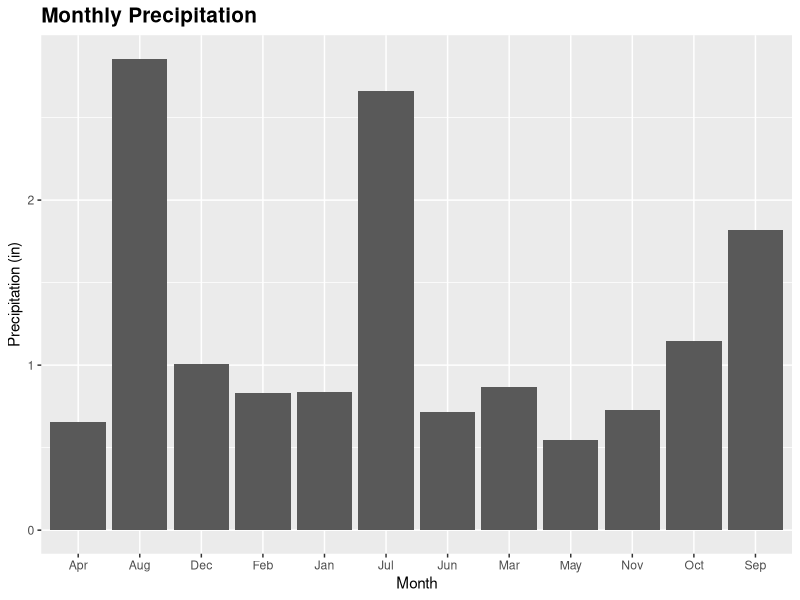
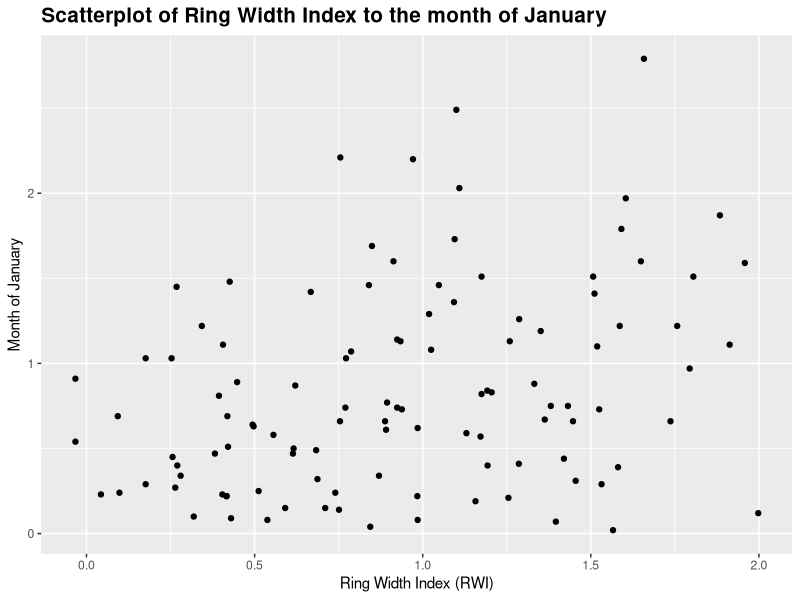
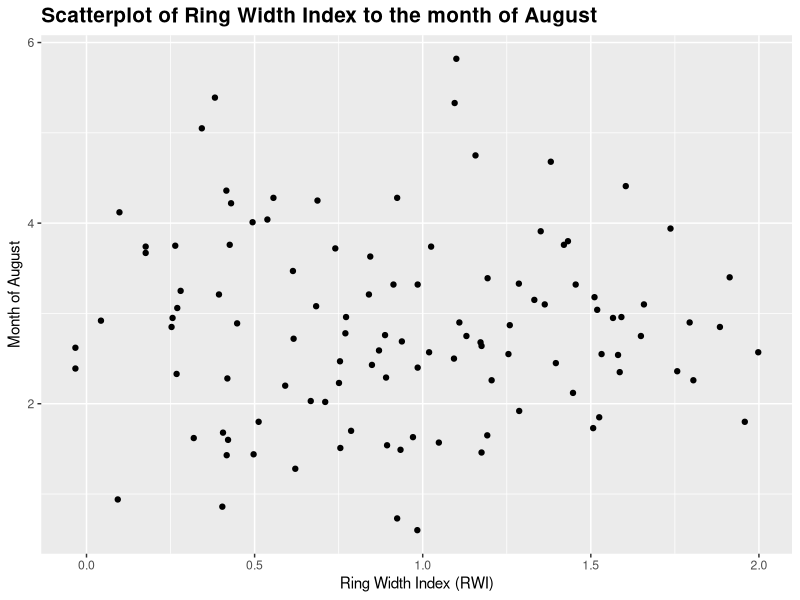
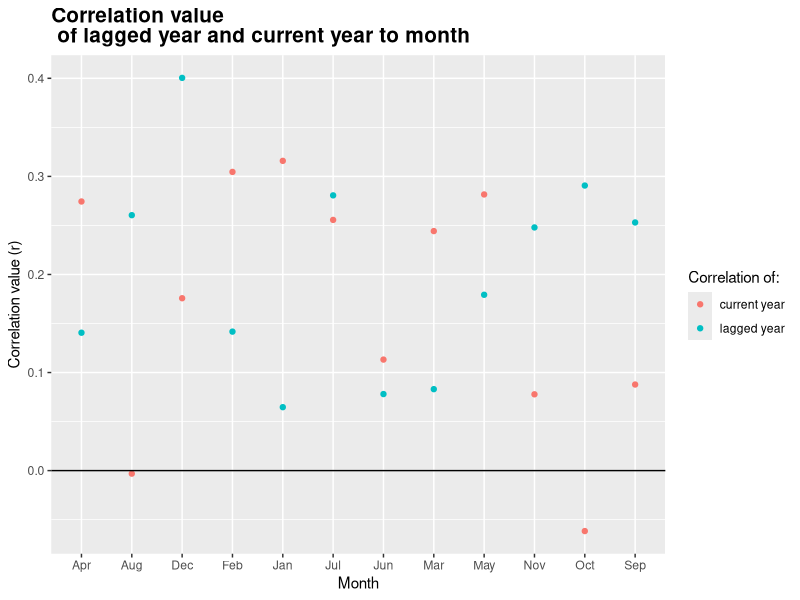

Reproduce these figures in R, in order.
## ---- chunk 1
setwd("~/GEOG415/klandolt/homework2")
library(ggplot2)
library(dplyr)
library(tidyr)
library(magrittr)
precip <- read.csv('data/precip.csv')
rwi <- read.csv('data/rwi.csv')
## ---- chunk 2
temp.data <- gather(data=precip, key=month, value=precip, -year)
temp.data$precip[temp.data$precip<0]<- NA
tidy.precip <- arrange(temp.data, year, month)
temp.data <- mutate(tidy.precip, date.str = paste(year, month, '01'))
temp.data <- mutate(temp.data, date=as.Date(date.str, '%Y %B %d'))
temp.data <- group_by(tidy.precip, month)
temp.data <- summarize(temp.data, precip=mean(precip, na.rm=TRUE))
ggplot(temp.data, aes(month, precip)) + geom_bar(stat='identity') + labs(y='Precipitation (in)', x='Month') + ggtitle('Monthly Precipitation') + theme(plot.title = element_text(lineheight=.8, face="bold", size=15))
## ---- chunk 3

rwi.precip <- left_join(precip, rwi, by='year')
ggplot(data=rwi.precip) + geom_point(aes(x=rwi, y=Jan)) + labs(x='Ring Width Index (RWI)', y= 'Month of January') + ggtitle('Scatterplot of Ring Width Index to the month of January') + theme(plot.title = element_text(lineheight=.8, face="bold", size=15))

# ggplot(data=rwi.precip, aes(x=rwi, y=Jan)) + geom_point(shape=5) + labs(x='Ring Width Index (RWI)', y= 'Month of January') + ggtitle('Scatterplot of Ring Width Index to the month of January') + theme(plot.title = element_text(lineheight=.8, face="bold", size=15)) + geom_smooth(method=lm)


## ---- chunk 4
rwi.precip <- left_join(precip, rwi, by='year')
ggplot(data=rwi.precip) + geom_point(aes(x=rwi, y=Aug)) + labs(x='Ring Width Index (RWI)', y= 'Month of August') + ggtitle('Scatterplot of Ring Width Index to the month of August') + theme(plot.title = element_text(lineheight=.8, face="bold", size=15))

# ggplot(data=rwi.precip, aes(x=rwi, y=Aug)) + geom_point(shape=5) + labs(x='Ring Width Index (RWI)', y= 'Month of August') + ggtitle('Scatterplot of Ring Width Index to the month of August') + theme(plot.title = element_text(lineheight=.8, face="bold", size=15)) + geom_smooth(method=lm)

## ---- chunk 5

tidy.precip <- gather(data=precip, key=month, value=precip, -year) %>%
  arrange(year,month) %>%
  filter(precip >= 0)
rwi.precip <- left_join(rwi, tidy.precip,  by='year') %>% filter(year >= 1895)
cor <- rwi.precip %>% group_by(month) %>% summarise(r=cor(rwi,precip))
cor1 <- rwi.precip %>% group_by(month) %>% summarise(r=cor(rwi, precip, use='complete.obs'))
corlag <- rwi.precip %>% group_by(month) %>% summarize(r = cor(rwi, lag(precip),use='complete.obs'))
totcor <- left_join(cor, corlag, by='month')
colnames(totcor) <- c("month", "cor.r", "corlag.r")
ggplot(data=totcor) + geom_point(aes(x=month, y=cor.r, color='current year')) + geom_point(aes(x=month, y=corlag.r, color='lagged year')) + labs(color='Correlation of:') + geom_abline(intercept=0, slope=0) + labs(x='Month', y= 'Correlation value (r)') + ggtitle('Correlation value \n of lagged year and current year to month') + theme(plot.title = element_text(lineheight=.8, face="bold", size=15))
